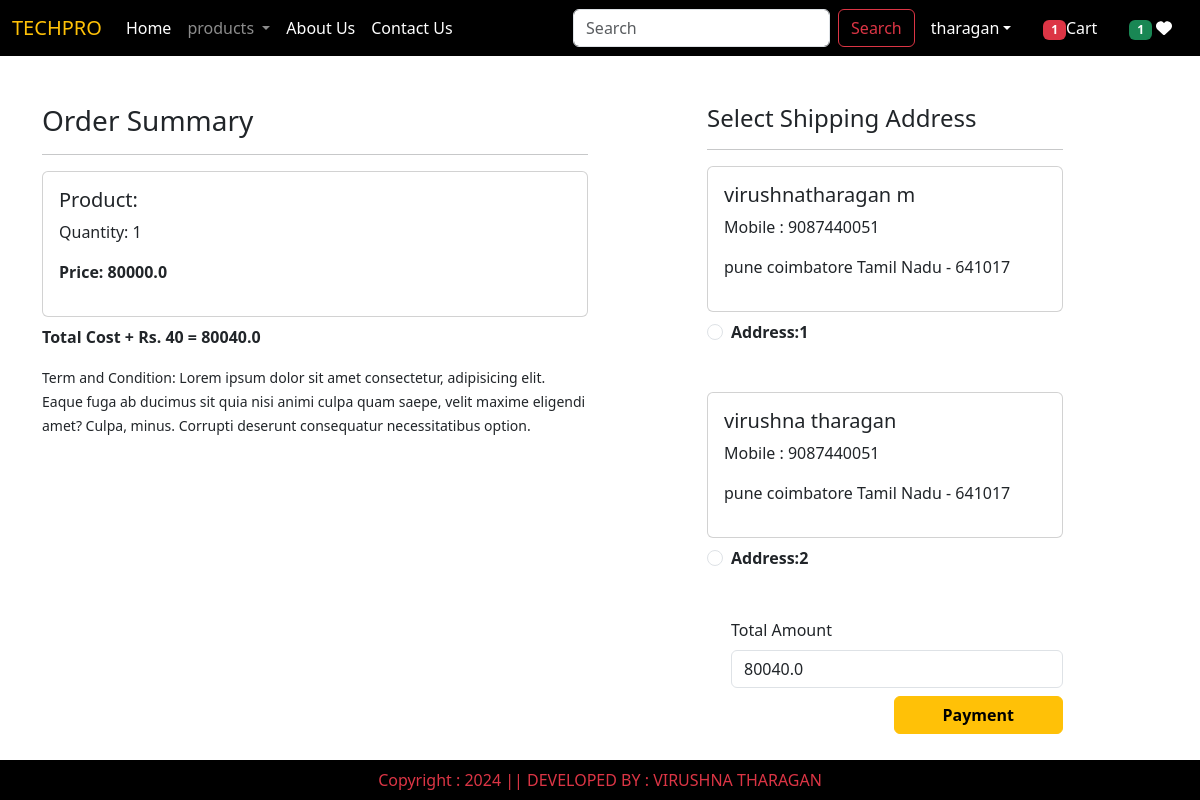
The app's page /checkout/ (signed in) with its own data.
### ec/app/models.py (models this page shows, shortened)
class Cart(models.Model):
    user = models.ForeignKey(User,on_delete=models.CASCADE)
    product = models.ForeignKey(Product,on_delete=models.CASCADE)
    quantity = models.PositiveIntegerField(default=1)

class Product(models.Model):
    title = models.CharField(max_length=100)
    Selling_price = models.FloatField()
    discounted_price = models.FloatField()
    description = models.TextField()
    composition = models.TextField(default='')
    prodapp = models.TextField(default='')
    category = models.CharField(choices=CATEGORY_CHOICES, max_length=2)
    product_image = models.ImageField(upload_to='product')

class Customer(models.Model):
    user = models.ForeignKey(User,on_delete=models.CASCADE)
    name =models.CharField(max_length=200)
    locality = models.CharField(max_length=200)
    city = models.CharField(max_length=50)
    mobile = models.IntegerField(default=0)
    zipcode = models.IntegerField()
    state = models.CharField(choices=STATE_CHOICES,max_length=100)

### ec/app/views.py (the view, shortened to what this page needs)
# urls.py: path('checkout/', views.checkout.as_view(), name='checkout'),
class checkout(View):
    def get(self,request):
        totalitem=0
        wishitem=0
        if request.user.is_authenticated:
         totalitem = len(Cart.objects.filter(user=request.user))
         wishitem = len(Wishlist.objects.filter(user=request.user))
        user = request.user
        add = Customer.objects.filter(user=user)
        cart_items = Cart.objects.filter(user=user)
        famount = 0
        for p in cart_items:
            value = p.quantity * p.product.discounted_price
            famount = famount + value
            totalamount = famount + 40
            razoramount = int(totalamount * 100 )
            client = razorpay.Client(auth=(settings.RAZOR_KEY_ID, settings.RAZOR_KEY_SECRET))
            data = { "amount": razoramount, "currency": "INR", "receipt": "order_rcptid_12"}
            payment_response = client.order.create(data=data)
            print(payment_response)
            order_id = payment_response['id']
            order_status = payment_response['status']
        return render(request,'checkout.html',locals())

### ec/app/templates/checkout.html (shortened to what this page needs)
{% extends "base.html" %}
{% load static %}
{% block main-content %}
<div class="container">
 <div class="row mt-5">
    <div class="col-sm-6">
        <h3> Order Summary </h3>
        <hr>
        {% for item in cart_items %}
        <div class="card mb-2">
            <div class="card-body">
                <h5>Product: {{item.prodcut.title}}</h5>
                <p>Quantity: {{item.quantity}}</p>
                <p class="fw-bold">Price: {{item.product.discounted_price}}</p>
            </div>
        </div>
        {% endfor %}
        <p class="fw-bold">Total Cost + Rs. 40 = {{totalamount}}</p>
        <small> Term and Condition: Lorem ipsum dolor sit amet consectetur, adipisicing elit. Eaque fuga ab ducimus sit quia nisi animi culpa quam saepe,
        velit maxime eligendi amet? Culpa, minus. Corrupti deserunt consequatur necessitatibus option.</small>
    </div>
    <div class ="col-sm-4 offset-sm-1">
        <h4> Select Shipping Address</h4>
        <hr>
        <form method="post" id="myform">
            {% for ad in add %}
            <div class="card">
                <div class= "card-body">
                <h5> {{ad.name}}</h5>
                <p> Mobile : {{ad.mobile}}</p>
                <p>{{ad.locality}} {{ad.city}} {{ad.state}} - {{ad.zipcode}} </p>
                </div>
            </div>
            <div class ="form-check mt-2 mb-5">
                <input class="form-check-input" type="radio" name="custid" id="custadd{{forloop.counter}}" value="{{ad.id}}">
                <label class="form-check-label fw-bold" for="custadd{{forloop.counter}}">
                    Address:{{forloop.counter}} </label>
                </div>
            {% endfor %}
            <div class ="form-check mb-2">
                <label for="totalamount" class="form-label">Total Amount</label>
                <input type="number" class="form-control" name="totalamount" value={{totalamount}} readonly>
            </div>
            <div class="text-end">
                <button id="rzp-button1" type="submit" class="btn btn-warning mt{-3 mb-5 px-5 fw-bold">Payment</button>
            </div>
        </form>
    </div>
 </div>
</div>
{% endblock main-content %}

### ec/app/templates/base.html (shortened to what this page needs)
<!DOCTYPE html>
{%load static%}
<html lang="en">
<head>
    <link href="https://cdn.jsdelivr.net/npm/bootstrap@5.3.3/dist/css/bootstrap.min.css" rel="stylesheet">
    <link rel="stylesheet" href="{% static 'css/owl.carousel.min.css' %}"/>
    <link rel="stylesheet" href="{% static 'css/owl.carousel.min.css' %}"/>
    <link rel="stylesheet" href="{% static 'css/style.css' %}">
</head>
<body>
    <nav class="navbar navbar-expand-lg navbar-dark bg-black">
        <div class="container-fluid">
          <a class="navbar-brand text-warning" href="#">TECHPRO</a>
          <div class="collapse navbar-collapse" id="navbarSupportedContent">
            <ul class="navbar-nav me-auto mb-2 mb-lg-0">
              {% if request.user.is_authenticated %}
              <li class="nav-item">
                <a class="nav-link active" aria-current="page" href="/">Home</a>
              </li>
              <li class="nav-item dropdown">
                <a class="nav-link dropdown-toggle" href="#" role="button" data-bs-toggle="dropdown" aria-expanded="false">
                 products
                </a>
              </li>
              <li class="nav-item">
                <a class="nav-link text-white" href="{% url 'about'  %}">About Us</a>
              </li>
              <li class="nav-item">
                <a class="nav-link text-white" href="{% url 'contact'  %}">Contact Us</a>
              </li>
            </ul>
            <form class="d-flex" role="search" action="/search">
              <input class="form-control me-2" type="search" placeholder="Search" name='search' aria-label="Search">
              <button class="btn btn-outline-danger" type="submit">Search</button>
            </form>
           </div>
             <ul class="navbar-nav me-auto mb-2 mb-lg-0">
               <li class="nav-item dropdown mx-2">
              <a class="nav-link dropdown-toggle text-white" href="#"
              id="profileDropdown" role="button" data-bs-toggle="dropdown"
              aria-expanded="false">{{user}}</a>
            <li class="nav-item mx-2">
                <a href="{% url 'showcart' %}" class="nav-link text-white"><span class="badge bg-danger">{% if totalitem > 0 %} {{totalitem}} {% endif %}</span>Cart </a>
            </li>
            <li class="nav-item mx-2">
                <a href="{% url 'wishlist' %}"  class="nav-link text-white"><span class="badge bg-success">{% if wishitem > 0 %} {{wishitem}} {% endif %}</span> <i class="fa fa-heart"></i> </a>
            </li>
            {% endif %}
        </ul>
    </div>
</nav>
      {% block main-content %}{% endblock main-content %}
      <footer class="conatiner-fuild fixed-bottom bg-black text-danger text-center p-2 mt-5">
        Copyright : 2024 || DEVELOPED BY :  VIRUSHNA THARAGAN
      </footer>
</body>
</html>

### records on screen
Cart: quantity "1", product.discounted_price "80000.0"
Customer: name "virushnatharagan m", mobile "9087440051", locality "pune", city "coimbatore", state "Tamil Nadu", zipcode "641017"
Customer: name "virushna tharagan", mobile "9087440051", locality "pune", city "coimbatore", state "Tamil Nadu", zipcode "641017"

### other values on screen
{{ user }} "tharagan"
{{ totalitem }} "1"
{{ wishitem }} "1"
{{ totalamount }} "80040.0"
